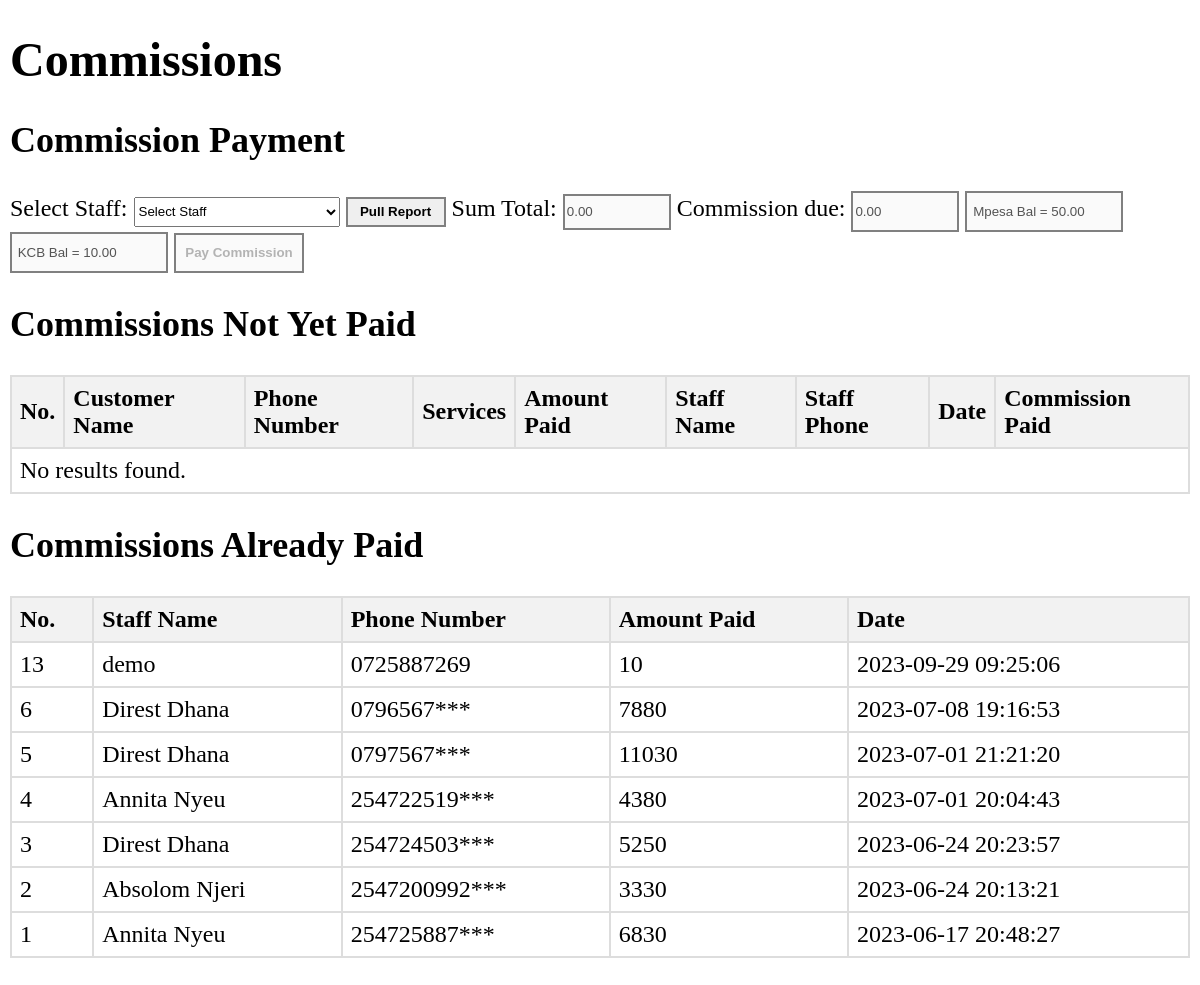
/payCommission.php (signed in), run on the app's committed database.
### tables this page shows
CREATE TABLE `wallet` (
  `mpesa` text NOT NULL DEFAULT '0',
  `kcb` text NOT NULL DEFAULT '0'
);

CREATE TABLE `commission_payments` (
  `s_no` int(11) NOT NULL AUTO_INCREMENT,
  `name` text NOT NULL,
  `phone` text NOT NULL,
  `amount` text NOT NULL,
  `accBal` text NOT NULL,
  `date` text NOT NULL,
  PRIMARY KEY (`s_no`)
);

### payCommission.php (the view, shortened to what this page needs)
<?php
    $db_servername = $_ENV['DB_HOST'];
    $db_username = $_ENV['DB_USERNAME'];
    $db_password = $_ENV['DB_PASSWORD'];
    $dbname = $_ENV['DB_NAME'];
    $conn = new mysqli($db_servername, $db_username, $db_password, $dbname);
    $button_allowed = false;
    if (isset($_SESSION['admin']) && $_SESSION['admin'] === true) {
        $button_allowed = true;
    }
?>
<!DOCTYPE html>
<html en-US>
    <head>
        <link rel="stylesheet" type="text/css" href="style.css"/>
    </head>
    <body class="body">
        <div class="body-content">
            <h1>Commissions</h1>
            <p><h2>Commission Payment</h2></p>
            <div>
                Select Staff:
                <?php
                    $sqlStaffList = "SELECT staff_name, staff_phone FROM staff WHERE status = 'Active'";
                    $result = $conn->query($sqlStaffList);
                    if ($result->num_rows > 0) {
                        echo '<select name="staff" id="staff" style="height:30px;">';
                        echo '<option value="">Select Staff</option>';
                        echo '</select>';
                    } else {
                        echo 'No staff found.';
                    }
                ?>
                <button <?php if (!$button_allowed) { echo 'disabled'; } ?> style="border:2px solid grey; width:100px; height:30px;" onclick="pullCommissionReport()"><b>Pull Report</b></button>
                <?php
                    if (isset($_GET['staff'])) {
                        $selectedStaff = $_GET['staff'];
                        $selectedStaffParts = explode(" - ", $selectedStaff);
                        $selectedStaffName = $selectedStaffParts[0];
                        $selectedStaffPhone = $selectedStaffParts[1];
                    } else {
                        $selectedStaffName = "";
                        $selectedStaffPhone = "";
                    }
                    $sumTotal = 0;
                ?>
                Sum Total:
                <input disabled value="<?php echo number_format($sumTotal, 2); ?>" name="sumTotal" style="border:2px solid grey; width:100px; height:30px;" >
                Commission due:
                    <?php
                        $commissionRate = 0.35;
                        $commissionDue = $sumTotal * $commissionRate;
                    ?>
                <input disabled value="<?php echo number_format($commissionDue, 2); ?>" name="commissionDue" id="commissionDue" style="border:2px solid grey; width:100px; height:35px;">
                <?php
                    $sqlBal = "SELECT * FROM wallet";
                    $result1 = $conn->query($sqlBal);
                    if ($result1->num_rows > 0) {
                        while ($row = $result1->fetch_assoc()) {
                            $accBalMpesa= "100";
                            $accBalKcb= $row["kcb"];
                        }
                    }
                ?>
                <input <?php if (!$button_allowed) { echo 'hidden'; } echo 'disabled';?> value= " Mpesa Bal = <?php echo number_format($accBalMpesa-50, 2); ?>" name="accBal" style=" border:2px solid grey; width:150px; height:35px;">
                <input <?php if (!$button_allowed) { echo 'hidden'; } echo 'disabled';?> value= " KCB Bal = <?php echo number_format($accBalKcb, 2); ?>" name="accBal" style=" border:2px solid grey; width:150px; height:35px;">
                <button <?php if (!$button_allowed) { echo 'hidden'; } elseif ($button_allowed && $commissionDue == 0) { echo 'disabled'; } elseif ($commissionDue > $accBalMpesa){echo 'disabled'; } ?> style="border:2px solid grey; width:130px; height:40px;" onclick="openSendMoney()"><b>Pay Commission</b></button>
            </div>
            <h2>Commissions Not Yet Paid</h2>
            <table id="commission-table">
                <thead>
                    <tr>
                        <th>No.</th>
                        <th>Customer Name</th>
                        <th>Phone Number</th>
                        <th>Services</th>
                        <th>Amount Paid</th>
                        <th>Staff Name</th>
                        <th>Staff Phone</th>
                        <th>Date</th>
                        <th>Commission Paid</th>
                    </tr>
                </thead>
                <tbody>
                    <?php
                    if (isset($_GET['staff'])) {
                        $selectedStaff = $_GET['staff'];
                        $selectedStaffParts = explode(" - ", $selectedStaff);
                        $selectedStaffName = $selectedStaffParts[0];
                        $selectedStaffPhone = $selectedStaffParts[1];
                    } else {
                        $selectedStaffName = "";
                        $selectedStaffPhone = "";
                    }
                    $sqlUnpaid = "SELECT s_no, name, phone, services, amount, staff_name, staff_phone, date, commission_paid FROM payments WHERE commission_paid = 'Not Paid' AND staff_name = '$selectedStaffName' AND staff_phone = '$selectedStaffPhone' ORDER BY date DESC";
                    $result = $conn->query($sqlUnpaid);
                    if ($result->num_rows > 0) {
                        while ($row = $result->fetch_assoc()) {
                            echo "<tr>
                                    <td>" . $row["s_no"] . "</td>
                                    <td>" . $row["name"] . "</td>
                                    <td>" . $row["phone"] . "</td>
                                    <td>" . $row["services"] . "</td>
                                    <td>" . $row["amount"] . "</td>
                                    <td>" . $row["staff_name"] . "</td>
                                    <td>" . $row["staff_phone"] . "</td>
                                    <td>" . $row["date"] . "</td>
                                    <td>" . $row["commission_paid"] . "</td>
                                </tr>";
                        }
                    } else {
                        echo "<tr><td colspan='9'>No results found.</td></tr>";
                    }
                    ?>
                </tbody>
            </table>
            <h2>Commissions Already Paid</h2>
            <table id="paid-commission-table">
                <thead>
                    <tr>
                        <th>No.</th>
                        <th>Staff Name</th>
                        <th>Phone Number</th>
                        <th>Amount Paid</th>
                        <th>Date</th>
                    </tr>
                </thead>
                <tbody>
                    <?php
                    $sqlPaid = "SELECT * FROM commission_payments ORDER BY date DESC";
                    $result = $conn->query($sqlPaid);
                    if ($result->num_rows > 0) {
                        while ($row = $result->fetch_assoc()) {
                            echo "<tr>
                                    <td>" . $row["s_no"] . "</td>
                                    <td>" . $row["name"] . "</td>
                                    <td>" . $row["phone"] . "</td>
                                    <td>" . $row["amount"] . "</td>
                                    <td>" . $row["date"] . "</td>
                                </tr>";
                        }
                    } else {
                        echo "<tr><td colspan='9'>No results found.</td></tr>";
                    }
                    ?>
                </tbody>
            </table>
        </div>
        <br>
        <br>
    </body>
</html>

### style.css (style rules this page uses)
.body { font-size: 24px; margin: 10px; font-family: Garamond; margin-top: 0; top: 101px; left: 221px; }
.body-content { transition: transform 0.3s ease; transform: translateX(0); }
table, th, td { border: 1px solid #ddd; text-align: center; }

### payCommission.php (style rules this page uses)
table { border-collapse: collapse; width: 100%; }
th, td { text-align: left; padding: 8px; border: 2px solid #ddd; }
th { background-color: #f2f2f2; }

### data on the page
wallet: accBal "KCB Bal = 10.00"
commission_payments: s_no "13", name "demo", phone "0725887269", amount "10", date "2023-09-29 09:25:06"
commission_payments: s_no "6", name "Direst Dhana", phone "0796567***", amount "7880", date "2023-07-08 19:16:53"
commission_payments: s_no "5", name "Direst Dhana", phone "0797567***", amount "11030", date "2023-07-01 21:21:20"
commission_payments: s_no "4", name "Annita Nyeu", phone "254722519***", amount "4380", date "2023-07-01 20:04:43"
commission_payments: s_no "3", name "Direst Dhana", phone "254724503***", amount "5250", date "2023-06-24 20:23:57"
commission_payments: s_no "2", name "Absolom Njeri", phone "2547200992***", amount "3330", date "2023-06-24 20:13:21"
commission_payments: s_no "1", name "Annita Nyeu", phone "254725887***", amount "6830", date "2023-06-17 20:48:27"
